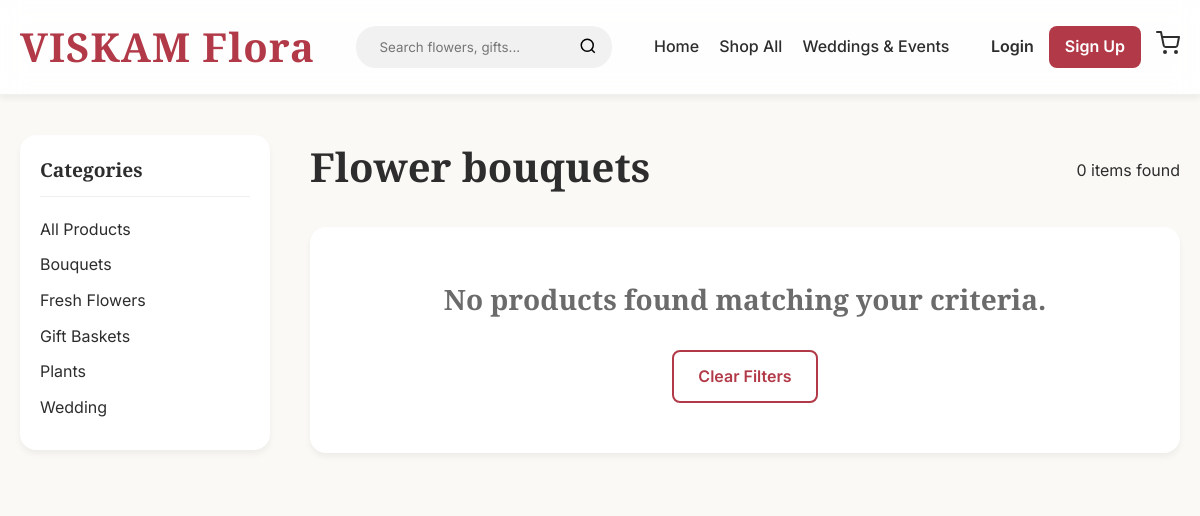
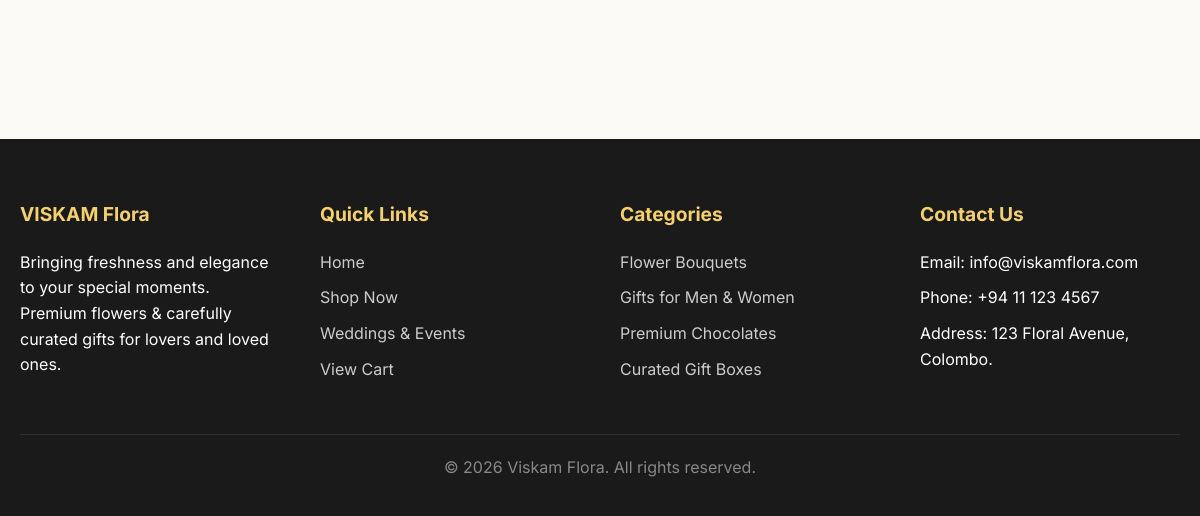
The app's page /products/index.php?cat=flower-bouquets, older data (2 pictures, top to bottom).
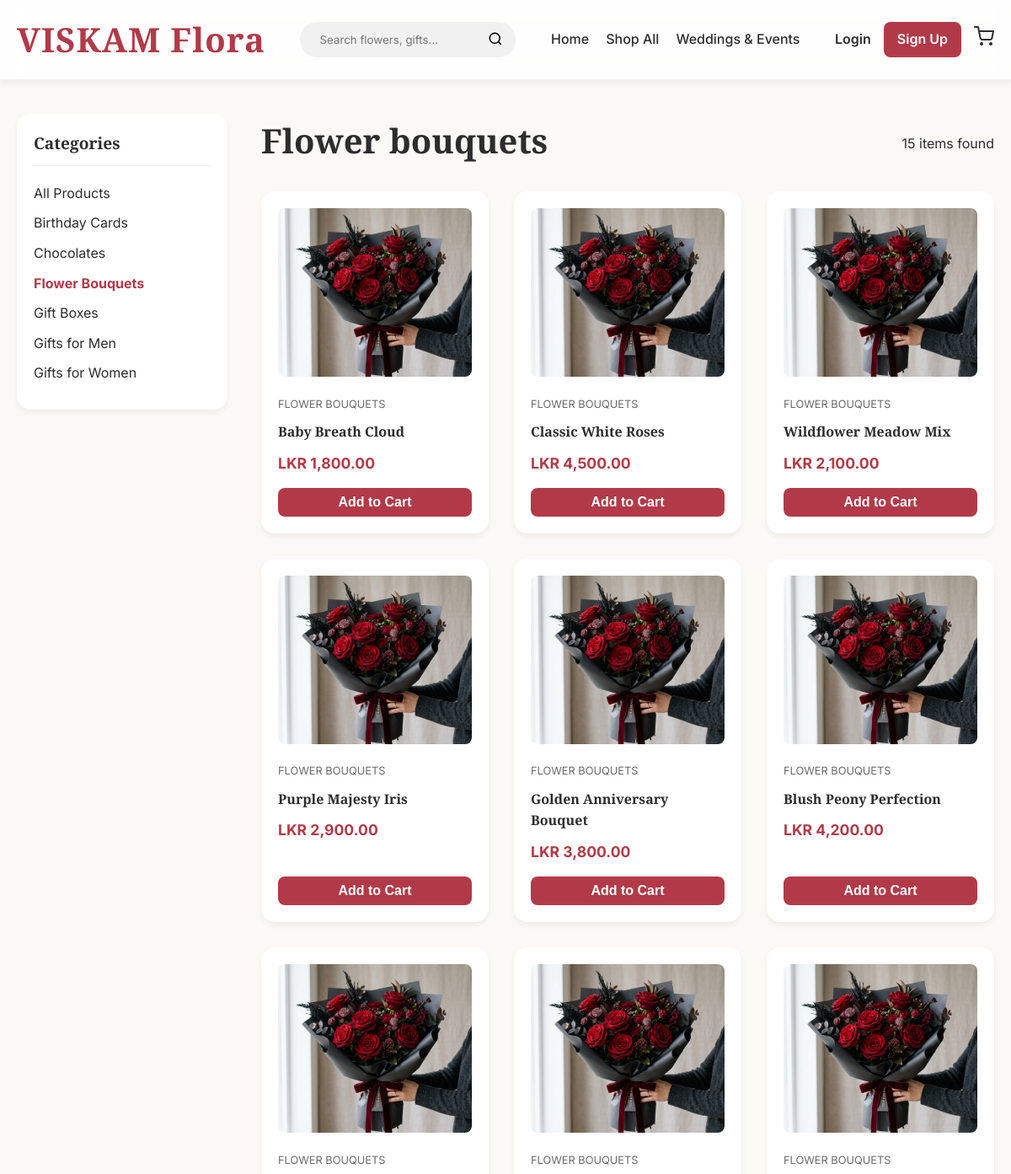
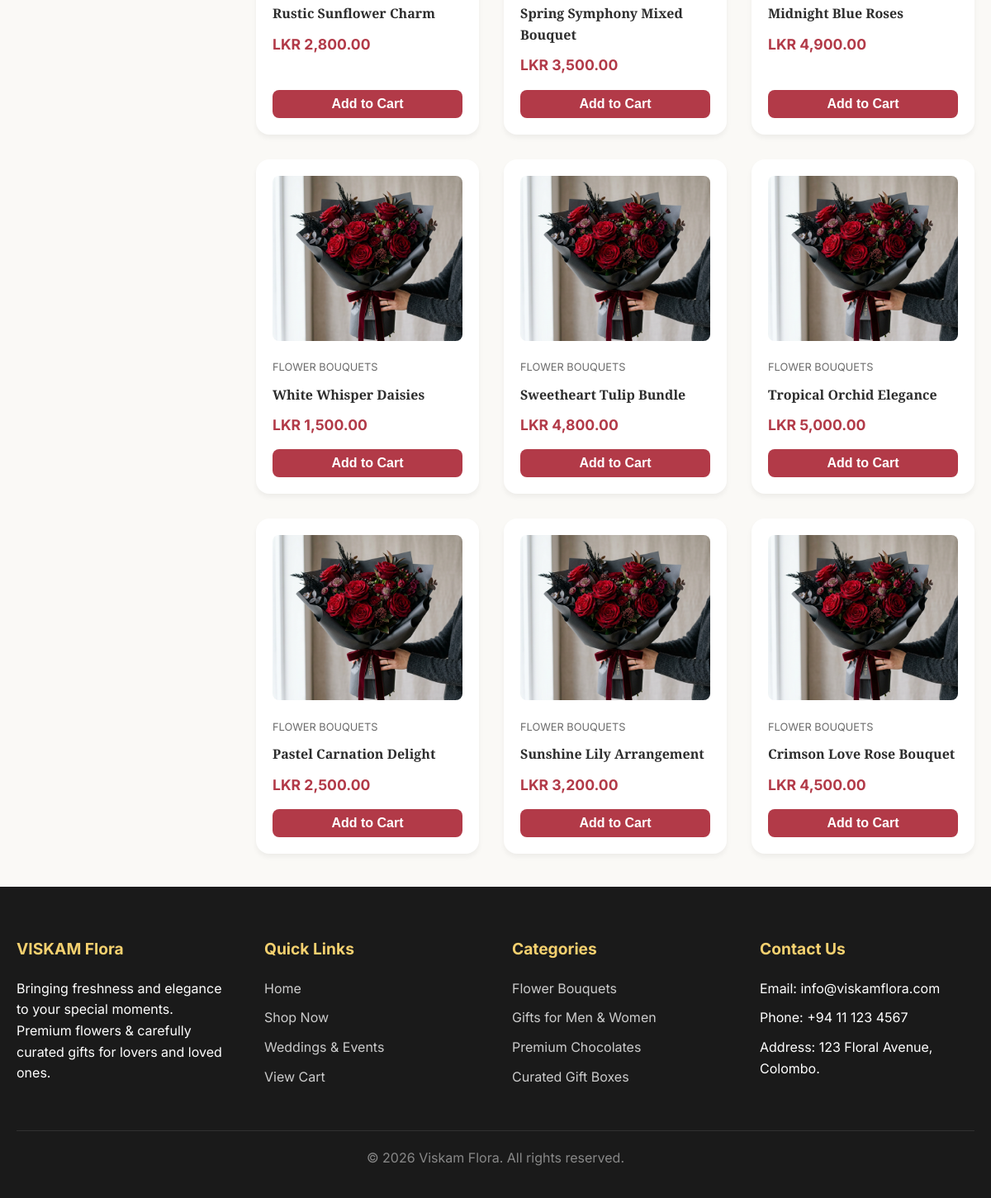
The same page, newer data (2 pictures, top to bottom).
### tables this page shows
CREATE TABLE IF NOT EXISTS categories (
    id INT AUTO_INCREMENT PRIMARY KEY,
    name VARCHAR(50) NOT NULL,
    slug VARCHAR(50) NOT NULL UNIQUE,
    created_at TIMESTAMP DEFAULT CURRENT_TIMESTAMP
);

CREATE TABLE IF NOT EXISTS products (
    id INT AUTO_INCREMENT PRIMARY KEY,
    category_id INT,
    name VARCHAR(150) NOT NULL,
    short_desc VARCHAR(255),
    long_desc TEXT,
    price DECIMAL(10,2) NOT NULL,
    image VARCHAR(255) DEFAULT 'placeholder.jpg',
    stock_qty INT DEFAULT 10,
    is_featured BOOLEAN DEFAULT 0,
    created_at TIMESTAMP DEFAULT CURRENT_TIMESTAMP,
    FOREIGN KEY (category_id) REFERENCES categories(id) ON DELETE SET NULL
);

### includes/helpers.php (called while the page is built, shortened)
<?php
function format_price($amount) {
    return "LKR " . number_format($amount, 2);
}
function sanitize_input($conn, $data) {
    $data = trim($data);
    $data = stripslashes($data);
    $data = htmlspecialchars($data);
    return $conn->real_escape_string($data);
}
function get_image_url($img_name) {
    $path = __DIR__ . '/../uploads/' . $img_name;
    if (file_exists($path) && !empty($img_name)) {
        return '/viskam_flora_full/uploads/' . $img_name;
    }
    return 'https://images.unsplash.com/photo-1563241527-2804ec6fc970?q=80&w=400&auto=format&fit=crop';
}
?>

### products/index.php (the view, shortened to what the changed rows need)
<?php
require_once __DIR__ . '/../config/db.php';
require_once __DIR__ . '/../includes/helpers.php';
$cat_slug = isset($_GET['cat']) ? sanitize_input($conn, $_GET['cat']) : '';
$search_query = isset($_GET['q']) ? sanitize_input($conn, $_GET['q']) : '';
$query = "SELECT p.*, c.name as category_name, c.slug as category_slug
          FROM products p
          LEFT JOIN categories c ON p.category_id = c.id
          WHERE 1=1";
$params = [];
$types = "";
if ($cat_slug) {
    $query .= " AND c.slug = ?";
    $params[] = $cat_slug;
    $types .= "s";
}
$query .= " ORDER BY p.id DESC";
$stmt = $conn->prepare($query);
if ($types) {
    $stmt->bind_param($types, ...$params);
}
$stmt->execute();
$result = $stmt->get_result();
$categories = $conn->query("SELECT * FROM categories ORDER BY name ASC");
?>
<!DOCTYPE html>
<html lang="en">
<head>
    <link rel="stylesheet" href="/viskam_flora_full/assets/css/style.css">
</head>
<body>
    <?php include __DIR__ . '/../includes/navbar.php'; ?>
    <div class="container" style="display: flex; gap: 40px; margin: 40px auto; min-height: 60vh;">
        <aside style="width: 250px; flex-shrink: 0;">
            <div style="background:#fff; padding:20px; border-radius:var(--border-radius-md); box-shadow:var(--shadow-sm); position:sticky; top:100px;">
                <ul style="list-style:none;">
                    <?php while($c = $categories->fetch_assoc()): ?>
                        <li style="margin-bottom:10px;">
                            <a href="?cat=<?= $c['slug'] ?><?= $search_query ? '&q='.urlencode($search_query) : '' ?>"
                               style="color: <?= $cat_slug === $c['slug'] ? 'var(--primary-color)' : 'var(--text-main)' ?>; font-weight: <?= $cat_slug === $c['slug'] ? 'bold' : 'normal' ?>;">
                                <?= htmlspecialchars($c['name']) ?>
                            </a>
                        </li>
                    <?php endwhile; ?>
                </ul>
            </div>
        </aside>
        <main style="flex-grow: 1;">
            <div style="margin-bottom: 20px; display:flex; justify-content:space-between; align-items:center;">
                <h2>
                    <?php
                        if($search_query) echo "Search results for '" . htmlspecialchars($search_query) . "'";
                        elseif($cat_slug) {
                            $c_name = str_replace('-', ' ', ucwords($cat_slug));
                            echo htmlspecialchars($c_name);
                        }
                        else echo "All Products";
                    ?>
                </h2>
                <span class="text-muted"><?= $result->num_rows ?> items found</span>
            </div>
            <?php if($result->num_rows > 0): ?>
                <div class="product-grid" style="grid-template-columns: repeat(auto-fill, minmax(240px, 1fr));">
                    <?php while($product = $result->fetch_assoc()): ?>
                        <div class="product-card">
                            <a href="detail.php?id=<?= $product['id'] ?>" style="display:block;">
                                <img src="<?= htmlspecialchars(get_image_url($product['image'])) ?>" alt="<?= htmlspecialchars($product['name']) ?>" class="product-image" style="height:200px;">
                            </a>
                            <div class="product-info">
                                <span style="font-size:0.8rem; color:var(--text-muted); text-transform:uppercase;"><?= htmlspecialchars($product['category_name']) ?></span>
                                <a href="detail.php?id=<?= $product['id'] ?>">
                                    <h3 class="product-title" style="font-size:1rem; margin:10px 0;"><?= htmlspecialchars($product['name']) ?></h3>
                                </a>
                                <p class="product-price" style="font-size:1.1rem;"><?= format_price($product['price']) ?></p>
                                <div class="product-actions" style="margin-top:auto;">
                                    <form action="/viskam_flora_full/cart/cart_page.php" method="POST" style="width:100%;">
                                        <button type="submit" class="btn btn-primary" style="width: 100%; padding:8px;">Add to Cart</button>
                                    </form>
                                </div>
                            </div>
                        </div>
                    <?php endwhile; ?>
                </div>
            <?php else: ?>
                <div style="background:#fff; padding:50px; text-align:center; border-radius:var(--border-radius-md); box-shadow:var(--shadow-sm);">
                    <h3 style="color:var(--text-muted);">No products found matching your criteria.</h3>
                    <a href="index.php" class="btn btn-outline" style="margin-top:20px;">Clear Filters</a>
                </div>
            <?php endif; ?>
        </main>
    </div>
    <?php include __DIR__ . '/../includes/footer.php'; ?>

Row changes from the older to the newer data that the page shows:
changed categories: name "Plants" → "Birthday Cards"
changed categories: name "Wedding" → "Chocolates"
changed categories: slug "fresh-flowers" → "flower-bouquets" (drawn); name "Fresh Flowers" → "Flower Bouquets"; moves down the list
added categories: name "Gift Boxes"
changed categories: name "Bouquets" → "Gifts for Men"; moves down the list
changed categories: name "Gift Baskets" → "Gifts for Women"; moves down the list
added products: image (picture), category.name "FLOWER BOUQUETS", name "Baby Breath Cloud", price "LKR 1,800.00"
added products: image (picture), category.name "FLOWER BOUQUETS", name "Classic White Roses", price "LKR 4,500.00"
added products: image (picture), category.name "FLOWER BOUQUETS", name "Wildflower Meadow Mix", price "LKR 2,100.00"
added products: image (picture), category.name "FLOWER BOUQUETS", name "Purple Majesty Iris", price "LKR 2,900.00"
added products: image (picture), category.name "FLOWER BOUQUETS", name "Golden Anniversary Bouquet", price "LKR 3,800.00"
added products: image (picture), category.name "FLOWER BOUQUETS", name "Blush Peony Perfection", price "LKR 4,200.00"
added products: image (picture), category.name "FLOWER BOUQUETS", name "Rustic Sunflower Charm", price "LKR 2,800.00"
now on this page (row edited): products: image (picture), category.name "FLOWER BOUQUETS", name "Spring Symphony Mixed Bouquet", price "LKR 3,500.00"
now on this page (row edited): products: image (picture), category.name "FLOWER BOUQUETS", name "Midnight Blue Roses", price "LKR 4,900.00"
now on this page (row edited): products: image (picture), category.name "FLOWER BOUQUETS", name "White Whisper Daisies", price "LKR 1,500.00"
now on this page (row edited): products: image (picture), category.name "FLOWER BOUQUETS", name "Sweetheart Tulip Bundle", price "LKR 4,800.00"
now on this page (row edited): products: image (picture), category.name "FLOWER BOUQUETS", name "Tropical Orchid Elegance", price "LKR 5,000.00"
now on this page (row edited): products: image (picture), category.name "FLOWER BOUQUETS", name "Pastel Carnation Delight", price "LKR 2,500.00"
now on this page (row edited): products: image (picture), category.name "FLOWER BOUQUETS", name "Sunshine Lily Arrangement", price "LKR 3,200.00"
now on this page (row edited): products: image (picture), category.name "FLOWER BOUQUETS", name "Crimson Love Rose Bouquet", price "LKR 4,500.00"
Text that changed along with them:
$result->num_rows: "0" → "15"
text no longer shown: "No products found matching your criteria. Clear Filters"
